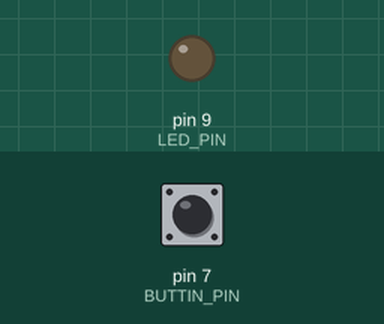
A sketch run on a simulated Arduino Uno, built with avr-gcc and run on an emulated ATmega328P. On the bench: output pins drawn as LEDs (lit = HIGH). The inputs (shaded band) are chosen by the test bench; at power-on: pin 7 (BUTTIN_PIN) HIGH. What the sketch prints to the serial monitor is not drawn.

Above: at 1.2 s.
1.3 s: pin 7 (BUTTIN_PIN) pulled LOW for 0.15 s
At 1.38 s:
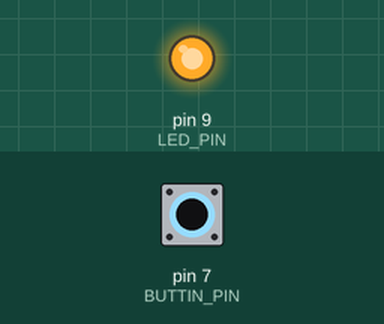
2.9 s: pin 7 (BUTTIN_PIN) pulled LOW for 3.2 s
At 7.3 s:
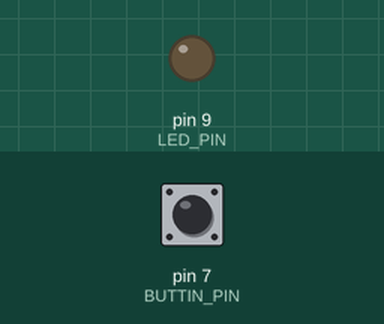
Timing chart, 0 to 8.8 s (numbered marks = the images above; inputs shaded):
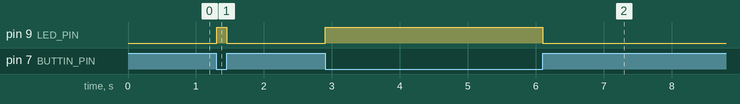

Measured:
- after the input at 1.3 s, pin 9 (LED_PIN): LOW → HIGH at once, → LOW 0.15 s later
- after the input at 2.9 s, pin 9 (LED_PIN): LOW → HIGH at once, → LOW 3.2 s later

The sketch:

Button_1.ino
```cpp
const int BUTTIN_PIN = 7; // 按鈕的接腳(PIN)
const int LED_PIN = 9; // LED 燈的接腳

int buttonState = 0; // 按鈕的狀態值

void setup() {
  Serial.begin(9600);
  pinMode(BUTTIN_PIN, INPUT); // 設定按鈕的接腳為輸入，因為我們要讀取他的狀態值
  pinMode(LED_PIN, OUTPUT); // 設定LED的接腳為輸出
}

void loop() {
  buttonState = digitalRead(BUTTIN_PIN); // 讀取按鈕的狀態值
  Serial.println(buttonState);
  if(buttonState == LOW) { // LOW = 0, HIGH = 1
    digitalWrite(LED_PIN, HIGH);
  } else {
    digitalWrite(LED_PIN, LOW);
  }
}
```
